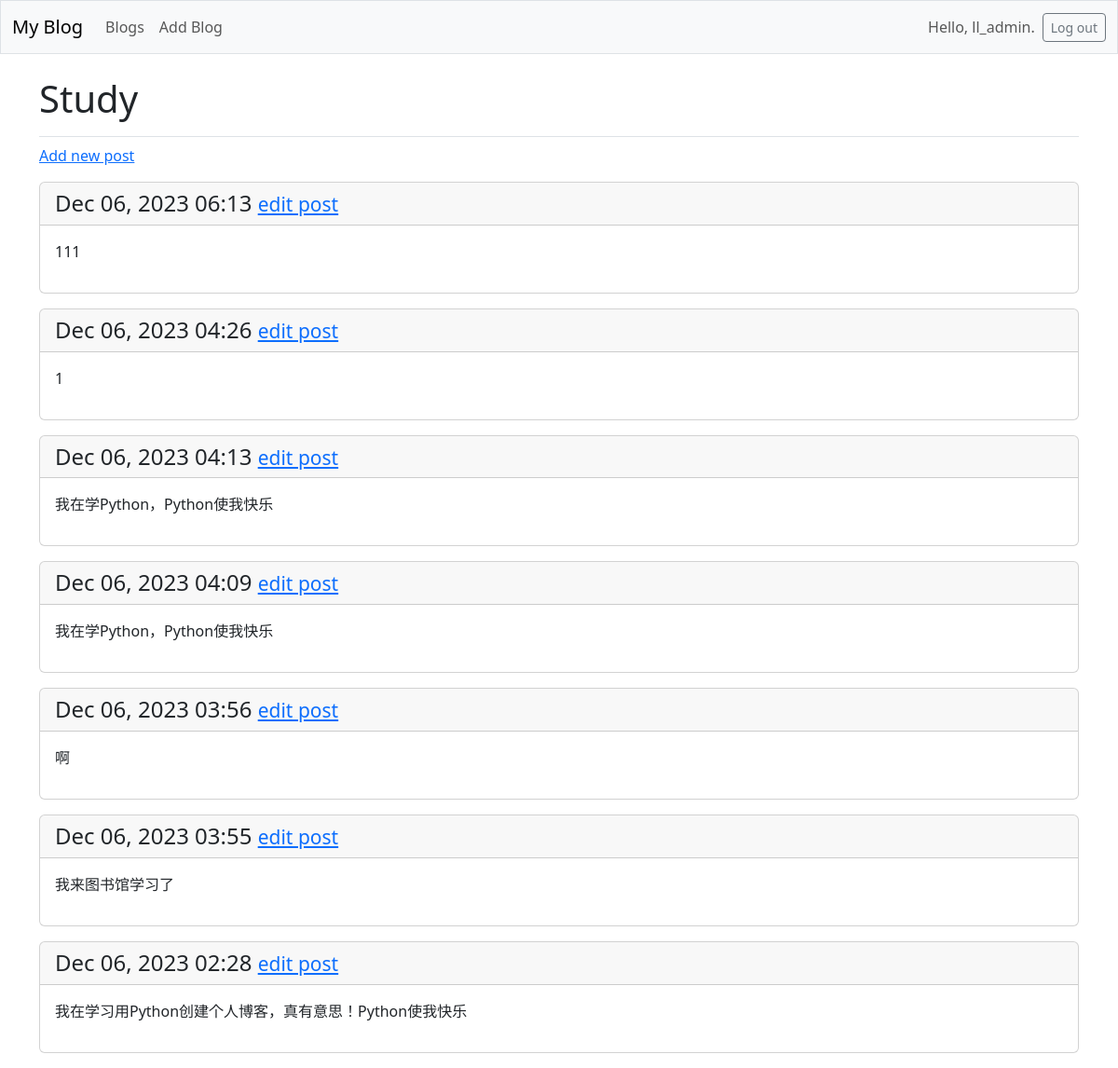
The app's page /blog/1/ (signed in), older data.
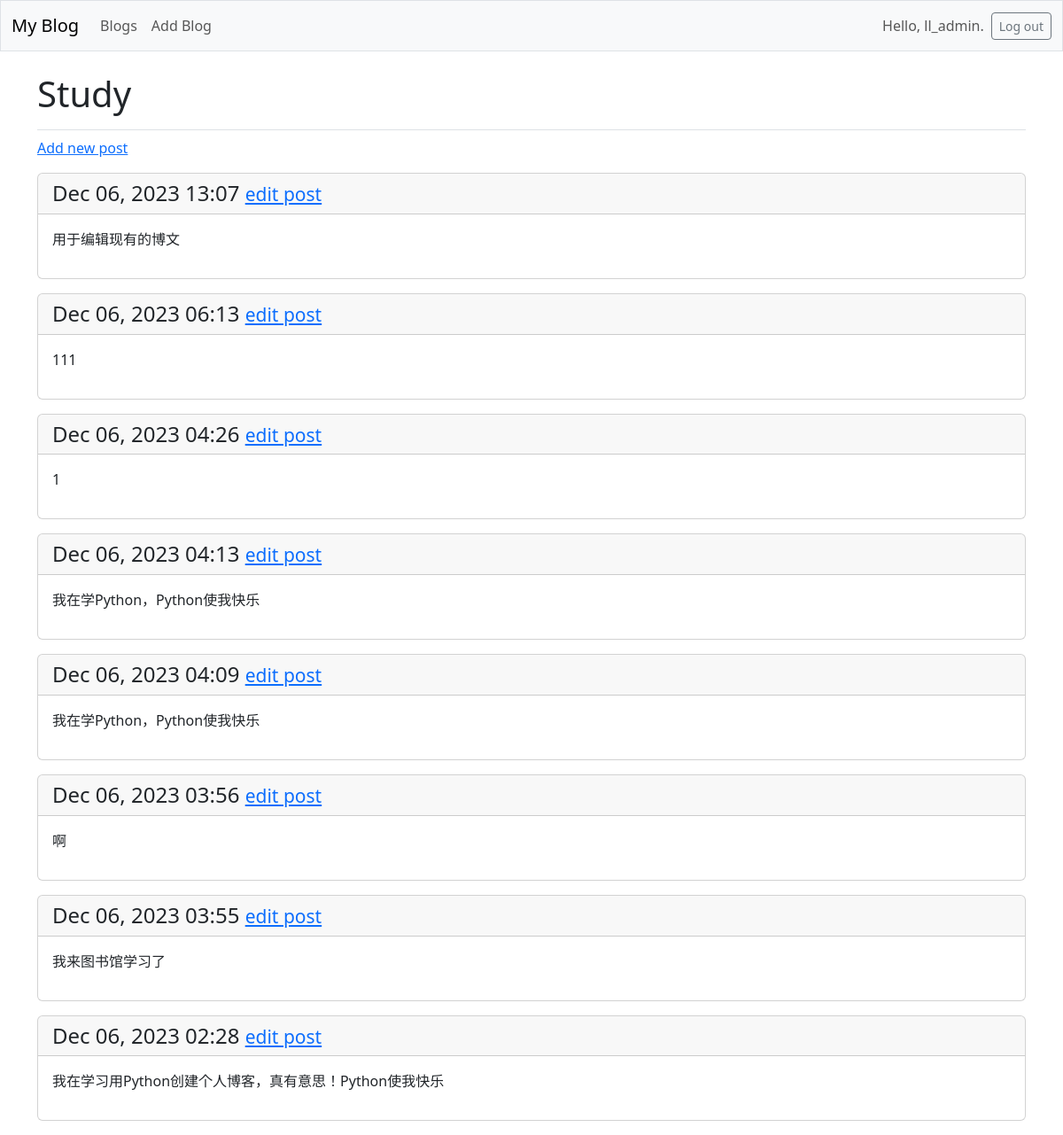
The same page, newer data.
### blogs/models.py (models this page shows, shortened)
class Blog(models.Model):
    title = models.CharField(max_length=100)
    date_added = models.DateTimeField(auto_now_add=True)  # 创建时间
    author = models.ForeignKey(User, on_delete=models.CASCADE, related_name='authored_blogs')
    owner = models.ForeignKey(User, on_delete=models.CASCADE, related_name='owned_blogs')
    description = models.TextField(blank=True)  # 描述，可以为空
    cover_image = models.ImageField(upload_to='blog_covers/', blank=True, null=True)  # 封面图，允许为空

class Post(models.Model):
    title = models.CharField(max_length=200)
    content = models.TextField()
    author = models.ForeignKey(User, on_delete=models.CASCADE)  # 博文作者关联到用户模型
    date_added = models.DateTimeField(auto_now_add=True)  # 创建时间
    blog = models.ForeignKey(Blog, on_delete=models.CASCADE)  # 外键关联到博客模型
    tags = models.CharField(max_length=100, blank=True)  # 标签，可以为空，可以根据需要更改数据类型
    image = models.ImageField(upload_to='post_images/', blank=True, null=True)  # 图片，允许为空
    likes = models.IntegerField(default=0)  # 点赞数，默认为0

### blogs/views.py (the view)
# urls.py: path('blog/<int:blog_id>/', views.blog, name='blog'),
@login_required
def blog(request, blog_id):
    blog = Blog.objects.get(id=blog_id)
    if blog.author != request.user:
        raise Http404
    posts = blog.post_set.order_by('-date_added')
    context = {'blog': blog, 'posts': posts}
    return render(request, 'blogs/blog.html', context)

### blogs/templates/blogs/blog.html
{% extends 'blogs/base.html' %}
{% block page_header %}
    <h1>{{ blog.title }}</h1>
{% endblock page_header %}
{% block content %}
<p>
<a href="{% url 'blogs:publish_post' blog_id=blog.id %}">Add new post</a>
</p>
{% for post in posts %}
<div class="card mb-3">
    <h4 class="card-header">
    {{ post.date_added|date:'M d, Y H:i' }}
    <small><a href="{% url 'blogs:edit_post' post_id=post.id %}">
        edit post</a></small>
    </h4>
    <div class="card-body">{{ post.content|linebreaks }}</div>
</div>
{% empty %}
<p>There are no posts for this blog yet.</p>
{% endfor %}
{% endblock content %}

### blogs/templates/blogs/base.html (shortened to what this page needs)
<!doctype html>
<html lang="en">
<head>
    {% load django_bootstrap5 %}
    {% bootstrap_css %}
</head>
<body>
    <nav class="navbar navbar-expand-md navbar-light bg-light mb-4 border">
        <div class="container-fluid">
            <a class="navbar-brand" href="{% url 'blogs:index' %}">
                My Blog</a>
            <div class="collapse navbar-collapse" id="navbarCollapse">
                <ul class="navbar-nav me-auto mb-2 mb-md-0">
                    <li class="nav-item">
                        <a class="nav-link" href="{% url 'blogs:blogs' %}">
                            Blogs</a></li>
                    <li class="nav-item">
                        <a class="nav-link" href="{% url 'blogs:add_blog' %}">
                            Add Blog</a>
                    </li>
                </ul>
                <ul class="navbar-nav ms-auto mb-2 mb-md-0">
                    {% if user.is_authenticated %}
                    <li class="nav-item">
                        <span class="navbar-text me-2">Hello, {{ user.username }}.
                        </span></li>
                    {% endif %}
                </ul>
                {% if user.is_authenticated %}
                <form action="{% url 'accounts:logout' %}" method='post'>
                    <button name='submit' class='btn btn-outline-secondary btn-sm'>
                    Log out</button>
                </form>
            {% endif %}
            </div>
        </div>
    </nav>
    <main class="container">
        <div class="pb-2 mb-2 border-bottom">
            {% block page_header %}{% endblock page_header %}
        </div>
        <div>
            {% block content %}{% endblock content %}
        </div>
    </main>
</body>
</html>

Row changes from the older to the newer data that the page shows:
added Post: date_added "Dec 06, 2023 13:07", content "用于编辑现有的博文"
